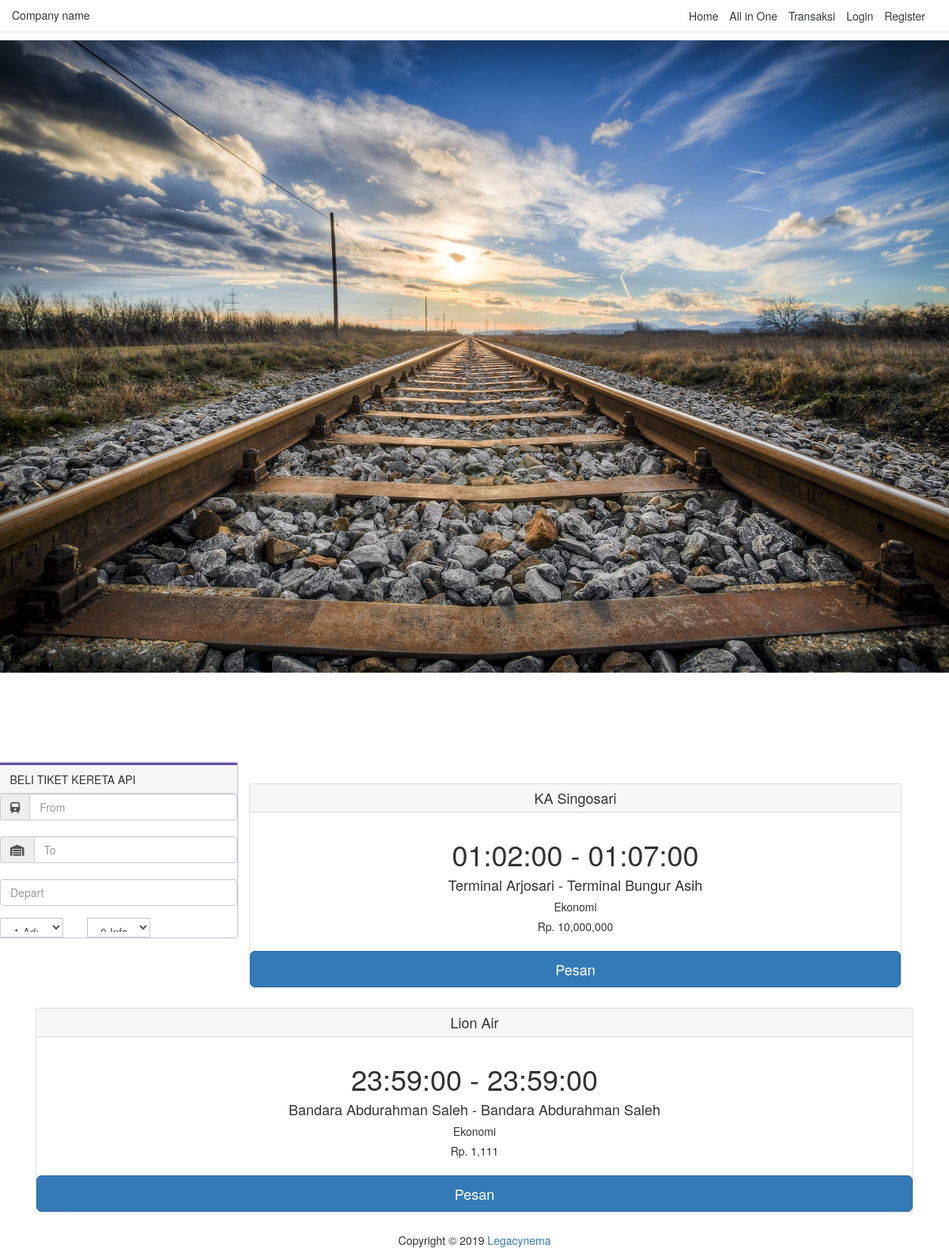
The page /index.php/input/train on the database its author committed.
### tables this page shows
CREATE TABLE `transport` (
  `id_transport` int(11) NOT NULL,
  `class` int(11) DEFAULT NULL,
  `jenis_transport` int(11) NOT NULL,
  `nama_transp` varchar(50) NOT NULL,
  `tanggal` date NOT NULL,
  `tempat_asal` int(11) DEFAULT NULL,
  `tempat_tujuan` int(11) DEFAULT NULL,
  `jam_berangkat` time NOT NULL,
  `jam_tiba` time NOT NULL,
  `foto` varchar(255) NOT NULL DEFAULT 'default.jpg',
  `kisaran` varchar(50) DEFAULT NULL,
  `harga` int(11) NOT NULL,
  `post_date` date NOT NULL
);

CREATE TABLE `tempat_transport` (
  `id_tempat` int(11) NOT NULL,
  `nama_tempat` varchar(50) NOT NULL,
  `jenis_tempat` int(11) NOT NULL,
  `id_kota` int(11) NOT NULL
);

CREATE TABLE `class` (
  `id_class` int(11) NOT NULL,
  `nama_class` varchar(50) NOT NULL
);

### application/controllers/Input.php (called while the page is built, shortened)
<?php
class Input extends CI_Controller {
	public function __construct()
	{
		$this->load->model(array(
			"Model_penginapan",
			"Model_jenisPenginapan",
			"Model_transport",
			"Model_tempatTransport",
			"Model_jenisTransport",
			"Model_jenisTempat",
			"Model_kota",
			"Model_class",
			"Model_wisata",
			"Model_transaksi",
			"Model_paket",
			"Model_user",
			"Model_admin",
			"Model_super_admin",
			"Model_paketWisata"
		));
	}
    public function train()
	{
		$this->load->view('navbar');
        $this->load->view('input/train');
		$this->load->view('footer');
	}
}

### index.php (called while the page is built, shortened)
<?php
require_once BASEPATH.'core/CodeIgniter.php';

### application/views/input/train.php (the view, shortened to what this page needs)
<!DOCTYPE html>
<html lang="en">
<head>
  <link href="https://maxcdn.bootstrapcdn.com/bootstrap/4.0.0-alpha.6/css/bootstrap.min.css" rel="stylesheet">
  <link rel="stylesheet" href="<?= base_url('node_modules/') ?>bootstrap/dist/css/bootstrap.css">
</head>
<body>
  <div class="aem-Grid aem-Grid--12 aem-Grid--default--12  ">
    <div class="slideshow aem-GridColumn aem-GridColumn--default--12">
      <div class="slideshow-image full-width">
        <div style="position:relative">
          <img src="<?= base_url('assets/') ?>img/bannerkereta.jpeg" class="d-block w-100" height="100%" alt="Slideshow">
        </div>
      </div>
    </div>
    <div class="book-flight-partner aem-GridColumn aem-GridColumn--default--12">
      <div class="col-lg-3 col-md-5 col-sm-6 col-xs-12 parent-book-partner no-gutters p-0" style="top: 114px;">
        <div class="card" style="border: 0;border-radius: 0 !important;border-top: 3px solid #6553a2;box-shadow: 0px 0px 2px #6553a2;">
          <form id="book-flight-form" novalidate="novalidate">
            <div class="card-header indt-book-header">
              BELI TIKET KERETA API
            </div>
            <div class="card-block indt-book-body">
              <div class="input-group">
                <span class="input-group-addon" id="basic-addon1"><i class="fas fa-train"></i></span>
                <input id="origin" name="origin" type="text" class="form-control ui-autocomplete-input" placeholder="From" aria-describedby="basic-addon1" autocomplete="off">
              </div>
              <br>
              <div class="input-group">
                <span class="input-group-addon" id="basic-addon1"><i class="fas fa-warehouse"></i></span>
                <input id="destination" name="destination" type="text" class="form-control ui-autocomplete-input" placeholder="To" aria-describedby="basic-addon1" autocomplete="off">
              </div>
              <br>
              <div class="row">
                <div class="col-12" id="parent-first-flight">
                  <div class="form-group">
                    <input type="text" onfocus="(this.type='date')" class="form-control" id="datetimepicker1" name="first-flight-date" placeholder="Depart" aria-describedby="basic-addon1">
                  </div>
                </div>
              </div>
              <div class="row">
                <div class="col-4 col-md-4 p-r-0">
                  <div class="input-group">
                    <select id="paxAdult" class="form-control valid" aria-invalid="false">
                      <option value="1" selected="selected">1 Adults</option>
                    </select>
                  </div>
                </div>
                <div class="col-4 col-md-4 p-l-7">
                  <div class="input-group">
                    <select id="paxInfant" class="form-control">
                      <option value="0" selected="selected">0 Infants</option>
                    </select>
                  </div>
                </div>
              </div>
            </div>
        </div>
      </div>
    </div>
    <br><br><br><br><br><br><br>
    <div class="container">
      <?php
                                $this->db->select(
                                  ' t.id_transport as id,
                                    c.nama_class,
                                    jt.nama_transport,
                                    t.nama_transp,
                                    t.tanggal,
                                    tt.nama_tempat as berangkat,
                                    tb.nama_tempat as tiba,
                                    t.jam_berangkat,
                                    t.jam_tiba,
                                    t.kisaran,
                                    t.harga
                                    '
                                );
                                $this->db->join('class as c', 'c.id_class = t.class');
                                $this->db->join('jenis_transport as jt', 'jt.id_transport = t.jenis_transport');
                                $this->db->join('tempat_transport as tb', 'tb.id_tempat = t.tempat_tujuan');
                                $this->db->join('tempat_transport as tt', 'tt.id_tempat = t.tempat_asal');
                                $query = $this->db->get_where('transport as t', array('jt.nama_transport' => 'Kereta'));
                                foreach ($query->result_array() as $trans) :
      ?>
        <div class="card-deck mb-3 text-center">
          <div class="card mb-4 shadow-sm">
            <div class="card-header">
              <h4 class="my-0 font-weight-normal"><?= $trans['nama_transp'] ?></h4>
            </div>
            <div class="card-body">
              <h1 class="card-title pricing-card-title"><?= $trans['jam_berangkat'] ?> - <?= $trans['jam_tiba'] ?></h1>
              <h4><?= $trans['berangkat'] ?> - <?= $trans['tiba'] ?></h4>
              <h5><?= $trans['nama_class'] ?></h5>
              <h5>Rp. <?= number_format($trans['harga']) ?></h5>
            </div>
            <button type="button" class="btn btn-lg btn-block btn-primary">Pesan</button>
          </div>
        </div>
      <?php endforeach; ?>
    </div>
</body>
</html>

### rows shown on the page
transport: nama_transp "KA Singosari", jam_berangkat "01:02:00", jam_tiba "01:07:00", tempat_asal.nama_tempat "Terminal Arjosari", tempat_tujuan.nama_tempat "Terminal Bungur Asih", class.nama_class "Ekonomi", harga "10,000,000"
transport: nama_transp "Lion Air", jam_berangkat "23:59:00", jam_tiba "23:59:00", tempat_asal.nama_tempat "Bandara Abdurahman Saleh", class.nama_class "Ekonomi", harga "1,111"
